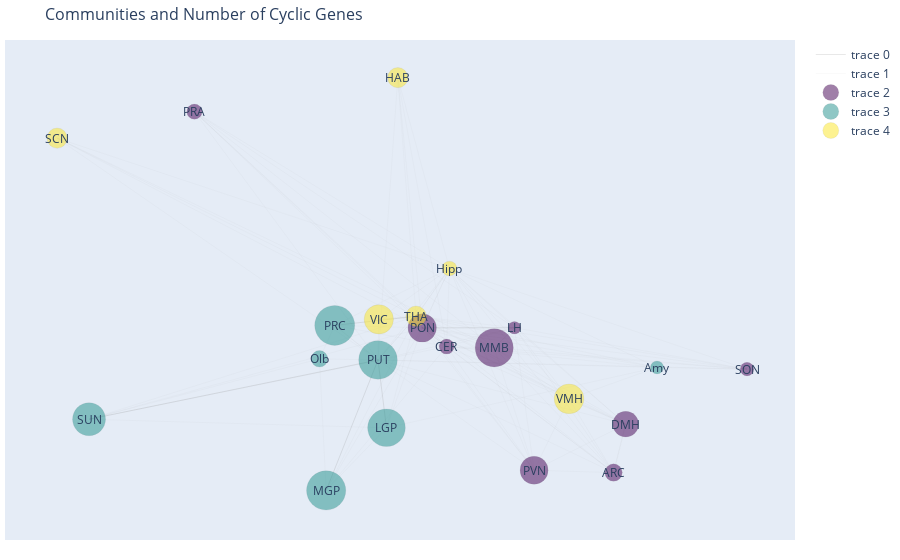

Here is the notebook cell this chart was saved with:
### Code cell
colors = cmap(numpy.linspace(0, 1, max(labels)+1))
colors_hex=[mpl.colors.rgb2hex(l) for l in colors]

fig = go.Figure(data=[edge_trace1,edge_trace2],
             layout=go.Layout(
                title=f'Communities and Number of Cyclic Genes',
                titlefont_size=16,
                showlegend=True,
                hovermode='closest',
                margin=dict(b=20,l=5,r=5,t=40),
                xaxis=dict(showgrid=False, zeroline=False, showticklabels=False),
                yaxis=dict(showgrid=False, zeroline=False, showticklabels=False))
                )

for l in range(max(labels)+1):
        #if (l!=0):
        #    continue
        trace_node_x = numpy.array(node_x)[labels==l]
        trace_node_y = numpy.array(node_y)[labels==l]
        trace_text = [node_text[i] for i in range(len(node_x)) if labels[i]==l]
        trace_size = [node_size[i] for i in range(len(node_x)) if labels[i]==l]
        #trace_color = [colors_hex[i] for i in range(len(node_x)) if labels[i]==l]
        
        trace_color = colors_hex[l]
        fig.add_trace(go.Scatter(
            y=trace_node_y,
            x=trace_node_x,
            mode='markers',
            marker_color=trace_color,
            marker_size=trace_size,
            marker_opacity=0.5,
            text=trace_text,
            hoverinfo="text",
            marker_line_color='black',
            marker_line_width=0.1
        ))
        

for i,roi in enumerate(regions):
    roi_idx = list(node_input).index(roi)
    coord_x = node_x[roi_idx]
    coord_y = node_y[roi_idx]
    fig.add_annotation(x=coord_x, y=coord_y,
                        text=roi,
                        showarrow=False)


plotly.io.write_html(fig, file=f'figures/cyclicgenes-louvain.html')
plotly.io.write_image(fig, file=f'figures/cyclicgenes-louvain.png')
plotly.io.write_image(fig, file=f'figures/cyclicgenes-louvain.svg')

fig.show()

### Figure 1 — Plotly figure (JSON) as saved in the notebook; plotly's stock layout.template omitted (floating-point values rounded to 4 significant figures; data arrays with more than 128 entries replaced by an {"elided": "..."} marker saying what was removed)
{"data": [{"hoverinfo": "none", "line": {"color": "#888", "width": 0.2}, "mode": "lines", "type": "scatter", "x": [-0.101, -0.08285, null, -0.101, -0.2123, null, -0.101, -0.7213, null, -0.006212, 0.1919, null, -0.01921, -0.1939, null], "y": [-0.07878, -0.3378, null, -0.07878, -0.5774, null, -0.07878, -0.3053, null, 0.04388, 0.04446, null, 0.08809, 0.0534, null]}, {"hoverinfo": "none", "line": {"color": "#888", "width": 0.05}, "mode": "lines", "type": "scatter", "x": {"elided": "333 float values"}, "y": {"elided": "333 float values"}}, {"hoverinfo": "text", "marker": {"color": "#440154", "line": {"color": "black", "width": 0.1}, "opacity": 0.5, "size": [17.46, 14.97, 25.79, 12.6, 15.28, 38.18, 28.47, 28.09, 13.56]}, "mode": "markers", "text": ["1: arcuate nucleus:</br></br> 1064", "1: cerebellum:</br></br> 709", "1: dorsomedial hypothalamus:</br></br> 2250", "1: lateral hypothalamus:</br></br> 371", "1: preoptic area:</br></br> 752", "1: mammilary body:</br></br> 4016", "1: pons:</br></br> 2633", "1: paraventricular nucleus:</br></br> 2578", "1: supraoptic nucleus:</br></br> 508"], "type": "scatter", "x": [0.4046, 0.0463, 0.4306, 0.1919, -0.495, 0.1484, -0.006212, 0.234, 0.691], "y": [-0.509, -0.02767, -0.3242, 0.04446, 0.8698, -0.03234, 0.04388, -0.5001, -0.1138]}, {"hoverinfo": "text", "marker": {"color": "#21918c", "line": {"color": "black", "width": 0.1}, "opacity": 0.5, "size": [13.04, 38.61, 37.71, 39.26, 40, 16.5, 33.0]}, "mode": "markers", "text": ["2: amygdala:</br></br> 434", "2: putamen:</br></br> 4078", "2: lateral globus pallidus:</br></br> 3949", "2: medial globus pallidus:</br></br> 4170", "2: prefrontal cortex:</br></br> 4276", "2: olfactory bulb:</br></br> 927", "2: substantia nigrl:</br></br> 3278"], "type": "scatter", "x": [0.4979, -0.101, -0.08285, -0.2123, -0.1939, -0.2267, -0.7213], "y": [-0.1072, -0.07878, -0.3378, -0.5774, 0.0534, -0.0744, -0.3053]}, {"hoverinfo": "text", "marker": {"color": "#fde725", "line": {"color": "black", "width": 0.1}, "opacity": 0.5, "size": [14.73, 20.21, 20.22, 20.55, 29.33, 29.74]}, "mode": "markers", "text": ["3: hippocampus:</br></br> 674", "3: habenula:</br></br> 1455", "3: suprachiasmatic nucleus:</br></br> 1457", "3: thalamus:</br></br> 1504", "3: visual cortex:</br></br> 2755", "3: ventromedial hypothalamus:</br></br> 2813"], "type": "scatter", "x": [0.05233, -0.05857, -0.7897, -0.01921, -0.0993, 0.309], "y": [0.2705, 1.0, 0.7688, 0.08809, 0.0766, -0.2274]}], "layout": {"annotations": [{"showarrow": false, "text": "ARC", "x": 0.4046, "y": -0.509}, {"showarrow": false, "text": "Amy", "x": 0.4979, "y": -0.1072}, {"showarrow": false, "text": "CER", "x": 0.0463, "y": -0.02767}, {"showarrow": false, "text": "PUT", "x": -0.101, "y": -0.07878}, {"showarrow": false, "text": "DMH", "x": 0.4306, "y": -0.3242}, {"showarrow": false, "text": "LGP", "x": -0.08285, "y": -0.3378}, {"showarrow": false, "text": "MGP", "x": -0.2123, "y": -0.5774}, {"showarrow": false, "text": "Hipp", "x": 0.05233, "y": 0.2705}, {"showarrow": false, "text": "PRC", "x": -0.1939, "y": 0.0534}, {"showarrow": false, "text": "HAB", "x": -0.05857, "y": 1.0}, {"showarrow": false, "text": "LH", "x": 0.1919, "y": 0.04446}, {"showarrow": false, "text": "PRA", "x": -0.495, "y": 0.8698}, {"showarrow": false, "text": "MMB", "x": 0.1484, "y": -0.03234}, {"showarrow": false, "text": "Olb", "x": -0.2267, "y": -0.0744}, {"showarrow": false, "text": "PON", "x": -0.006212, "y": 0.04388}, {"showarrow": false, "text": "PVN", "x": 0.234, "y": -0.5001}, {"showarrow": false, "text": "SCN", "x": -0.7897, "y": 0.7688}, {"showarrow": false, "text": "SUN", "x": -0.7213, "y": -0.3053}, {"showarrow": false, "text": "SON", "x": 0.691, "y": -0.1138}, {"showarrow": false, "text": "THA", "x": -0.01921, "y": 0.08809}, {"showarrow": false, "text": "VIC", "x": -0.0993, "y": 0.0766}, {"showarrow": false, "text": "VMH", "x": 0.309, "y": -0.2274}], "hovermode": "closest", "margin": {"b": 20, "l": 5, "r": 5, "t": 40}, "showlegend": true, "title": {"font": {"size": 16}, "text": "Communities and Number of Cyclic Genes"}, "xaxis": {"showgrid": false, "showticklabels": false, "zeroline": false}, "yaxis": {"showgrid": false, "showticklabels": false, "zeroline": false}}}
